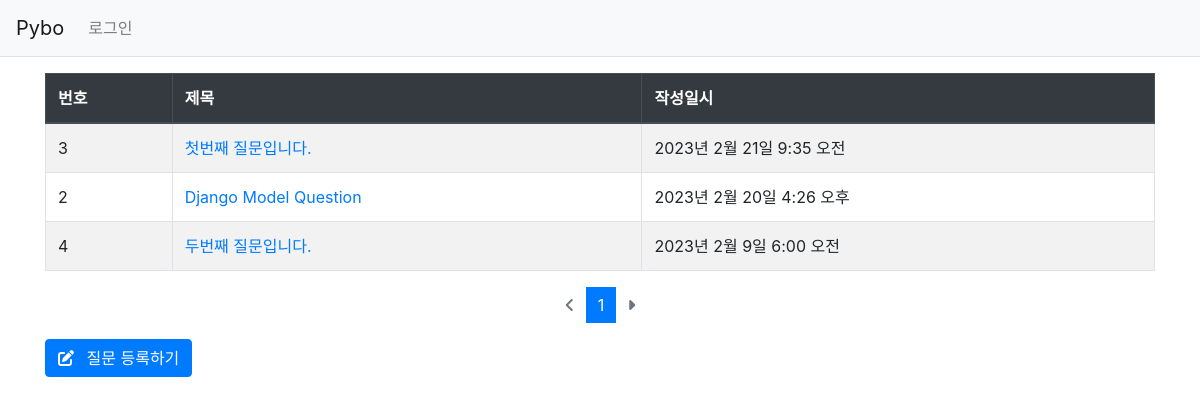
Page /pybo/ on the earlier database version.
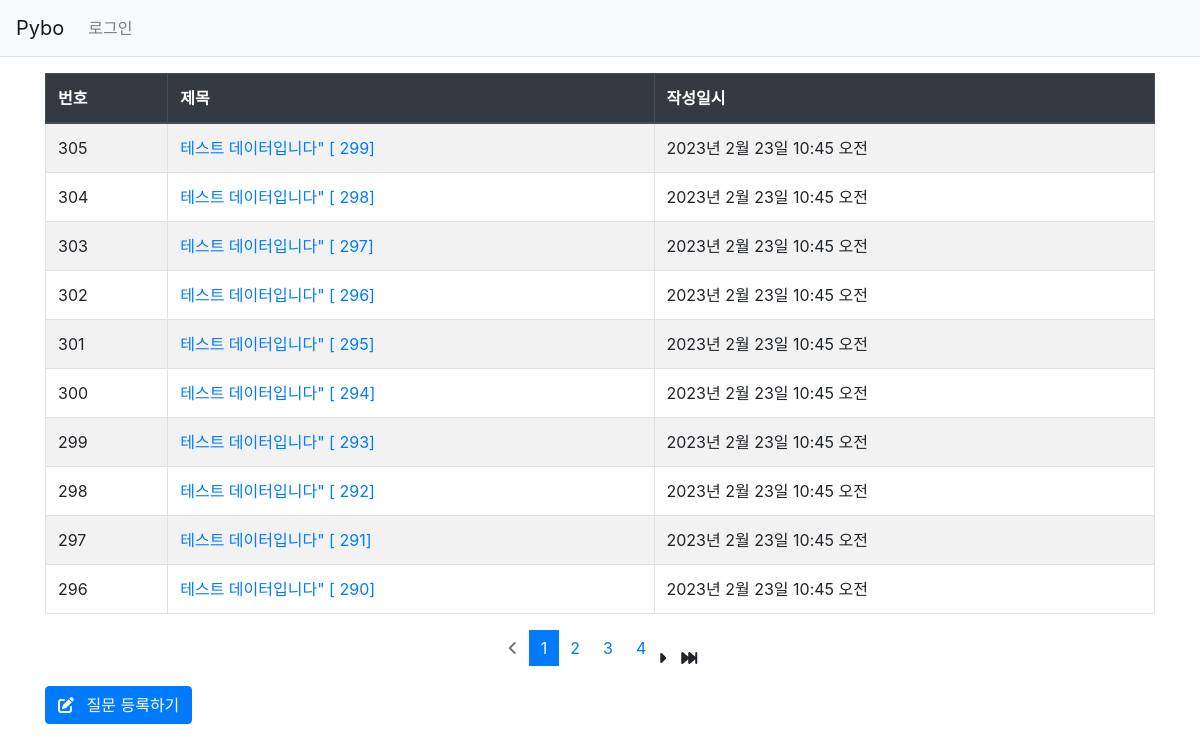
Same page on the later database version.
### pybo/models.py (models this page shows, shortened)
class Question(models.Model):
    subject = models.CharField('제목', max_length=200)
    content = models.TextField('내용')
    create_date = models.DateTimeField('생성일')

### pybo/views.py (the view)
# urls.py: path('', views.index, name = 'index'),                       # 목록 보기
def index(request):
    page = request.GET.get('page','1')  # 페이지
    question_list = Question.objects.order_by('-create_date')
    paginator = Paginator(question_list, 10)
    page_obj = paginator.get_page(page)
    context = {'question_list': page_obj}
    return render(request, 'pybo/question_list.html', context)

### templates/pybo/question_list.html
{% extends 'base.html' %}
{% block content %}
  <table class="table table-striped table-bordered table-hover">
    <thead>
      <tr class="thead-dark">
        <th>번호</th>
        <th>제목</th>
        <th>작성일시</th>
      </tr>
    </thead>
    <tbody>
      {% if question_list %}
        {% for question in question_list %}
          <tr>
            <td>{{ question.id }}</td>
            <td>
              <a href="{% url 'pybo:detail' question.id %}">
                {{ question.subject }}
              </a>
            </td>
            <td>{{ question.create_date }}</td>
          </tr>
        {% endfor %}
      {% else %}
        <tr>
          <td colspan="3">질문이 없습니다.</td>
        </tr>
      {% endif %}
    </tbody>
  </table>
  {% include 'pybo/pagination.html' %}
  <a href="{% url 'pybo:question_create' %}" class="btn btn-primary">
    <i class="fa-solid fa-pen-to-square mr-2"></i>
    질문 등록하기
  </a>
{% endblock content %}

Differences in the rows shown:
no longer on this page (row unchanged): Question: id "3", subject "첫번째 질문입니다.", create_date "2023년 2월 21일 9:35 오전"
no longer on this page (row unchanged): Question: id "2", subject "Django Model Question", create_date "2023년 2월 20일 4:26 오후"
no longer on this page (row unchanged): Question: id "4", subject "두번째 질문입니다.", create_date "2023년 2월 9일 6:00 오전"
added Question: id "305", subject "테스트 데이터입니다\" [ 299]", create_date "2023년 2월 23일 10:45 오전"
added Question: id "304", subject "테스트 데이터입니다\" [ 298]", create_date "2023년 2월 23일 10:45 오전"
added Question: id "303", subject "테스트 데이터입니다\" [ 297]", create_date "2023년 2월 23일 10:45 오전"
added Question: id "302", subject "테스트 데이터입니다\" [ 296]", create_date "2023년 2월 23일 10:45 오전"
added Question: id "301", subject "테스트 데이터입니다\" [ 295]", create_date "2023년 2월 23일 10:45 오전"
added Question: id "300", subject "테스트 데이터입니다\" [ 294]", create_date "2023년 2월 23일 10:45 오전"
added Question: id "299", subject "테스트 데이터입니다\" [ 293]", create_date "2023년 2월 23일 10:45 오전"
added Question: id "298", subject "테스트 데이터입니다\" [ 292]", create_date "2023년 2월 23일 10:45 오전"
added Question: id "297", subject "테스트 데이터입니다\" [ 291]", create_date "2023년 2월 23일 10:45 오전"
added Question: id "296", subject "테스트 데이터입니다\" [ 290]", create_date "2023년 2월 23일 10:45 오전"
Other differences:
new list line: "2"
new list line: "3"
new list line: "4"
